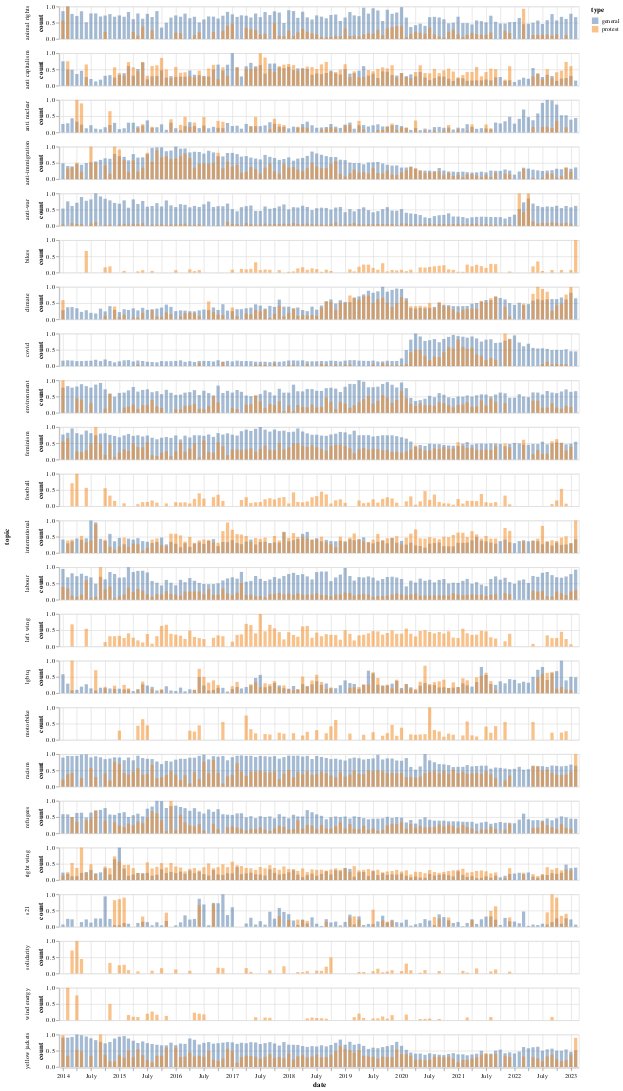

The notebook cell saved with this chart:
### Code cell
import altair as alt

alt.Chart(df_norm_time_norm_topic).mark_bar(opacity=0.5).encode(
    x="date:T",
    y=alt.Y("count:Q", stack=None),
    color="type:N",
    row="topic:N",
).properties(
    width=800,
    height=50,
)

### Figure 1 — Vega-Lite specification as saved in the notebook (floating-point values rounded to 4 significant figures; data arrays with more than 128 entries replaced by an {"elided": "..."} marker saying what was removed)
{"config": {"view": {"continuousWidth": 400, "continuousHeight": 300}}, "data": {"name": "data-61a4652f22c869e5d9b18a4da0ebdfdd"}, "mark": {"type": "bar", "opacity": 0.5}, "encoding": {"color": {"field": "type", "type": "nominal"}, "row": {"field": "topic", "type": "nominal"}, "x": {"field": "date", "type": "temporal"}, "y": {"field": "count", "stack": null, "type": "quantitative"}}, "height": 50, "width": 800, "$schema": "https://vega.github.io/schema/vega-lite/v4.17.0.json", "datasets": {"data-61a4652f22c869e5d9b18a4da0ebdfdd": {"elided": "3720 records"}}}
